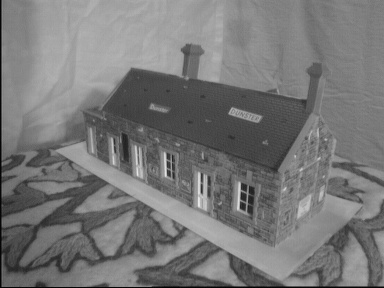
#> input picture Umetno zaznavanje/MartinRode_assignment_5/data/epipolar/house1.jpg, 384 x 288 px
$ python e2.py   (older library calls are emulated)
#> lines starting #> are read from the running program, lines starting #| are printed output that depends on the picture
### Umetno zaznavanje/MartinRode_assignment_5/a5_utils.py
import numpy as np
import cv2
from matplotlib import pyplot as plt

def normalize_points(P):
	# P must be a Nx2 vector of points
	# first coordinate is x, second is y

	# returns: normalized points in homogeneous coordinates and 3x3 transformation matrix

	mu = np.mean(P, axis=0) # mean
	scale = np.sqrt(2) / np.mean(np.sqrt(np.sum((P-mu)**2,axis=1))) # scale
	T = np.array([[scale, 0, -mu[0]*scale],[0, scale, -mu[1]*scale],[0,0,1]]) # transformation matrix
	P = np.hstack((P,np.ones((P.shape[0],1)))) # homogeneous coordinates
	res = np.dot(T,P.T).T
	return res, T

def draw_epiline(l,h,w):
	# l: line equation (vector of size 3)
	# h: image height
	# w: image width
	x0, y0 = map(int, [0, -l[2]/l[1]])
	x1, y1 = map(int, [w-1, -(l[2]+l[0]*w)/l[1]])

	plt.plot([x0,x1],[y0,y1],'r')

	plt.ylim([0,h])
	plt.gca().invert_yaxis()

# [96 lines left out: functions warpTwoImages, get_grid, read_data, gaussdxn, gaussn, simple_descriptors, not called in this run]

### Umetno zaznavanje/MartinRode_assignment_5/e2.py
import numpy as np
import cv2
from matplotlib import pyplot as plt
import a5_utils as ut
from random import randrange
# [94 lines left out: functions gauss, gaussdx, zapConv, hell, find_correspondences, find_matches and 2 more, not called in this run]

def fundamental_matrix(points1, points2):
    points1, T1 = ut.normalize_points(points1)
    points2, T2 = ut.normalize_points(points2)

    l = len(points1)
    A = np.empty((0,9))
    for i in range(l):
        p1 = points2[i]
        p2 = points1[i]
        a = np.array([p1[0]*p2[0], p1[0]*p2[1], p1[0], p1[1]*p2[0], p1[1]*p2[1], p1[1], p2[0], p2[1],1])
        A = np.vstack((A, a))
    u, d, v =  np.linalg.svd(A)
    F = np.reshape(v[8,:], (3,3))
    uf, df, vf = np.linalg.svd(F)
    df[2] = 0
    F = np.matmul(uf, np.matmul(np.diag(df), vf))
    return np.matmul(T2.T, np.matmul(F, T1))

# [27 lines left out: function b, not called in this run]

def distance(l, p):
    stevec = abs(l[0]*p[0] + l[1]*p[1] + l[2])
    imenovalec = np.sqrt(l[0]*l[0] + l[1]*l[1])
    return stevec/imenovalec

def reprojection_error(F, p1, p2):
    l2 = np.matmul(F, p1)
    l1 = np.matmul(F.T, p2)
    d1 = distance(l1, p1)
    d2 = distance(l2, p2)
    return (d1+d2)/2

# [15 lines left out: function c, not called in this run]

def get_inliers(F, ptsS, ptsT, tres):
    inliersS = []
    inliersT = []
    for i in range(len(ptsS)):
        p1 = ptsS[i]
        p2 = ptsT[i]
        p1 = [p1[0], p1[1], 1]
        p2 = [p2[0], p2[1], 1]
        l2 = np.matmul(F, p1)
        l1 = np.matmul(F.T, p2)
        if reprojection_error(F, p1, p2) < tres:
            inliersS.append(p1)
            inliersT.append(p2)
    return np.array(inliersS), np.array(inliersT)

def ransac(ptsS, ptsT, k, tres):
    idx = np.random.randint(len(ptsS), size=8)
    sampleS = ptsS[idx,:]
    sampleT = ptsT[idx,:]
    Fm = fundamental_matrix(sampleS, sampleT)
    Ims, ImT = get_inliers(Fm, ptsS, ptsT, tres)
    for iteration in range(k-1):
        idx = np.random.randint(len(ptsS), size=8)
        sampleS = ptsS[idx,:]
        sampleT = ptsT[idx,:]
        F = fundamental_matrix(sampleS, sampleT)
        Is, It = get_inliers(F, ptsS, ptsT, tres)
        if len(Is) > len(Ims):
            Ims = Is
            Imt = It
            Fm = F
    return Fm, Ims, Imt

def matches(I1, I2):
    orb = cv2.ORB_create(nfeatures=500)
    kp1, des1 = orb.detectAndCompute(I1, None)
    kp2, des2 = orb.detectAndCompute(I2, None)

    index_params = dict(algorithm=6,
                        table_number=6,
                        key_size=12,
                        multi_probe_level=2)
    search_params = {}
    flann = cv2.FlannBasedMatcher(index_params, search_params)
    matches = flann.knnMatch(des1, des2, k=2)

    # As per Lowe's ratio test to filter good matches
    good_matches = []
    for m, n in matches:
        if m.distance < 0.85 * n.distance:
            good_matches.append(m)
    src_points = np.float32([kp1[m.queryIdx].pt for m in good_matches]).reshape(-1, 1, 2)
    dst_points = np.float32([kp2[m.trainIdx].pt for m in good_matches]).reshape(-1, 1, 2)
    src_points = np.array([m[0] for m in src_points])
    dst_points = np.array([m[0] for m in dst_points])
    return src_points, dst_points

# [43 lines left out: function e, not called in this run]

def f():
    I1 = cv2.imread("data/epipolar/house1.jpg")
#> I1 is the input picture: shape (288, 384, 3); min 0, max 232, mean 119.2
    I1b = np.mean(I1, axis=2)
    I2 = cv2.imread("data/epipolar/house2.jpg")
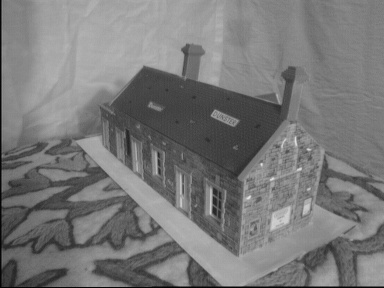
#> input picture Umetno zaznavanje/MartinRode_assignment_5/data/epipolar/house2.jpg, 384 x 288 px
#> I2 is the input picture: shape (288, 384, 3); min 0, max 229, mean 120.7
    I2b = np.mean(I2, axis=2)
    ptsS, ptsT = matches(I1, I2)
#> in matches, `kp1, des1 = orb.detectAndCompute(I1, None)`: kp1 = 478 keypoints; strongest (x, y, size): (243, 191, 31), (241, 190, 31), (240, 200, 31), (240, 206, 37.2)
#> in matches, `kp2, des2 = orb.detectAndCompute(I2, None)`: kp2 = 472 keypoints; strongest (x, y, size): (212, 212, 31), (213, 195, 31), (210, 212, 31), (300, 169, 31)
#> in matches, `matches = flann.knnMatch(des1, des2, k=2)`: matches = 478 matches
#> after the loop in matches, `for m, n in matches:`: good_matches = 126 matches
#> in matches, `src_points = np.float32([kp1[m.queryIdx].pt for m in good_matches]).re..`: src_points = 126 rows, first 8: [169, 171], [240, 203], [241, 188], [167, 171], [199, 173], [229, 113], [240, 200], [346, 180]
#> in matches, `dst_points = np.float32([kp2[m.trainIdx].pt for m in good_matches]).re..`: dst_points = 126 rows, first 8: [213, 208], [214.6, 201.6], [95.39, 136.9], [213, 208], [180, 175], [149, 105], [214.6, 201.6], [352, 195]
#> in matches, `src_points = np.array([m[0] for m in src_points])`: src_points = 126 pairs, first value 51.6 to 346, second value 48.96 to 254
#> in matches, `dst_points = np.array([m[0] for m in dst_points])`: dst_points = 126 pairs, first value 72 to 352, second value 48.96 to 251
#> ptsS has the same summary as src_points in matches; ptsT has the same summary as dst_points in matches

    F, Is, It = ransac(ptsS, ptsT, 100, 0.5)
#> in ransac, `idx = np.random.randint(len(ptsS), size=8)`: idx = [44, 47, 117, 64, 67, 123, 67, 103]
#> in ransac, `sampleS = ptsS[idx,:]`: sampleS = [[180, 75.6], [51.6, 150], [197.1, 173.2], [241.9, 207.4], [240.2, 190.1], [150.5, 157.7], [240.2, 190.1], [199.1, 77.14]]
#> in ransac, `sampleT = ptsT[idx,:]`: sampleT = [[180, 74.4], [72, 142.8], [179.2, 176.7], [210.2, 211.7], [212.4, 194.4], [146.3, 155.3], [212.4, 194.4], [199.1, 77.14]]
#> in normalize_points, `mu = np.mean(P, axis=0)`: mu = [187.6, 152.6]
#> in normalize_points, `scale = np.sqrt(2) / np.mean(np.sqrt(np.sum((P-mu)**2,axis=1)))`: scale = 0.0203
#> in normalize_points, `T = np.array([[scale, 0, -mu[0]*scale],[0, scale, -mu[1]*scale],[0,0,1..`: T = [[0.0203, 0, -3.82], [0, 0.0203, -3.11], [0, 0, 1]]
#> in normalize_points, `P = np.hstack((P,np.ones((P.shape[0],1))))`: P = [[180, 75.6, 1], [51.6, 150, 1], [197.1, 173.2, 1], [241.9, 207.4, 1], [240.2, 190.1, 1], [150.5, 157.7, 1], [240.2, 190.1, 1], [199.1, 77.14, 1]]
#> in normalize_points, `res = np.dot(T,P.T).T`: res = [[-0.154, -1.57, 1], [-2.77, -0.0537, 1], [0.193, 0.418, 1], [1.11, 1.11, 1], [1.07, 0.762, 1], [-0.754, 0.102, 1], [1.07, 0.762, 1], [0.234, -1.54, 1]]
#> in fundamental_matrix, `points1, T1 = ut.normalize_points(points1)`: points1 has the same summary as res in normalize_points; T1 has the same summary as T in normalize_points
#> in fundamental_matrix, `points2, T2 = ut.normalize_points(points2)`: points2 = [[0.0814, -1.81, 1], [-2.39, -0.242, 1], [0.0621, 0.534, 1], [0.774, 1.34, 1], [0.824, 0.941, 1], [-0.691, 0.0441, 1], [0.824, 0.941, 1], [0.518, -1.75, 1]]; T2 = [[0.0229, 0, -4.04], [0, 0.0229, -3.51], [0, 0, 1]]
#> in fundamental_matrix, `l = len(points1)`: l = 8
#> the loop in fundamental_matrix, `for i in range(l):` made 8 passes
#> (p1, a) on passes 3, 4, 5, 7, 8: ([0.0621, 0.534, 1], [0.012, 0.026, 0.0621, 0.103, 0.223, 0.534, 0.193, 0.418, 1]), ([0.774, 1.34, 1], [0.856, 0.862, 0.774, 1.48, 1.49, 1.34, 1.11, 1.11, 1]), ([0.824, 0.941, 1], [0.882, 0.628, 0.824, 1.01, 0.717, 0.941, 1.07, 0.762, 1]), ([0.824, 0.941, 1], [0.882, 0.628, 0.824, 1.01, 0.717, 0.941, 1.07, 0.762, 1]), ([0.518, -1.75, 1], [0.121, -0.796, 0.518, -0.408, 2.68, -1.75, 0.234, -1.54, 1])
#> (p1, p2) on passes 1, 2, 6: ([0.0814, -1.81, 1], [-0.154, -1.57, 1]), ([-2.39, -0.242, 1], [-2.77, -0.0537, 1]), ([-0.691, 0.0441, 1], [-0.754, 0.102, 1])
#> in fundamental_matrix, `u, d, v =  np.linalg.svd(A)`: d = [7.78, 5.39, 5.05, 1.36, 0.914, 0.441, 0.0452, 7e-17]
#> in fundamental_matrix, `F = np.reshape(v[8,:], (3,3))`: F = [[0.04, 0.235, -0.411], [-0.277, 0.0603, -0.484], [0.424, 0.529, -0.0105]]
#> in fundamental_matrix, `uf, df, vf = np.linalg.svd(F)`: uf = [[-0.508, -0.432, -0.745], [-0.158, -0.804, 0.574], [-0.847, 0.409, 0.34]]; df = [0.729, 0.681, 0.0643]; vf = [[-0.46, -0.791, 0.403], [0.556, 0.0974, 0.825], [-0.692, 0.604, 0.395]]
#> in fundamental_matrix, `F = np.matmul(uf, np.matmul(np.diag(df), vf))`: F = [[0.00681, 0.264, -0.392], [-0.251, 0.038, -0.498], [0.439, 0.516, -0.0191]]
#> in ransac, `Fm = fundamental_matrix(sampleS, sampleT)`: Fm = [[3.18e-06, 0.000123, -0.0284], [-0.000117, 1.77e-05, 0.00785], [0.0263, -0.014, 0.509]]
#> the loop in get_inliers, `for i in range(len(ptsS)):` made 126 passes
#> (p1, p2, d1 in reprojection_error, d2 in reprojection_error) on passes 1 to 5: ([169, 171, 1], [213, 208, 1], 44.97, 64.95), ([240, 203, 1], [214.6, 201.6, 1], 4.5, 4.37), ([241, 188, 1], [95.39, 136.9, 1], 138.7, 83.51), ([167, 171, 1], [213, 208, 1], 45.29, 66.5), ([199, 173, 1], [180, 175, 1], 0.409, 0.381)
#> (p2, d1 in reprojection_error, d2 in reprojection_error) on pass 30: ([181.2, 49.2, 1], 1.62, 1.49)

    px  = np.random.randint(len(Is), size=1)[0]
    p1 = Is[px]
    p2 = It[px]
    p1 = np.array([p1[0], p1[1], 1]).T
    p2 = np.array([p2[0], p2[1], 1]).T

    l2 = F @ p1
    l1 = F.T @ p1

    plt.figure(figsize=(9,4))
    plt.subplot(1,2,1)
    plt.imshow(I1, cmap="gray")
    plt.scatter(ptsS[:,0], ptsS[:,1], facecolors='none', edgecolors="r")
    plt.scatter(Is[:,0], Is[:,1], facecolors='none', edgecolors="g", linewidths=2)
    plt.scatter(p1[0], p1[1], facecolors='none', edgecolors="b", linewidths=3)


    plt.subplot(1,2,2)
    plt.imshow(I2, cmap="gray")
    plt.scatter(ptsT[:,0], ptsT[:,1], facecolors='none', edgecolors="r")
    plt.scatter(It[:,0], It[:,1], facecolors='none', edgecolors="g", linewidths=2)
    plt.scatter(p2[0], p2[1], facecolors='none', edgecolors="b", linewidths=3)
    ut.draw_epiline(l2, I2.shape[0], I2.shape[1])
    error = reprojection_error(F, p1, p2)
    plt.title("error:" + str(round(error, 4)))
    plt.show()
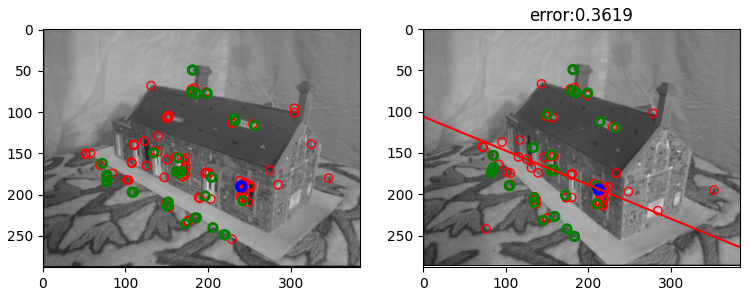
#> figure drawn by matplotlib, 2 panels
f()
